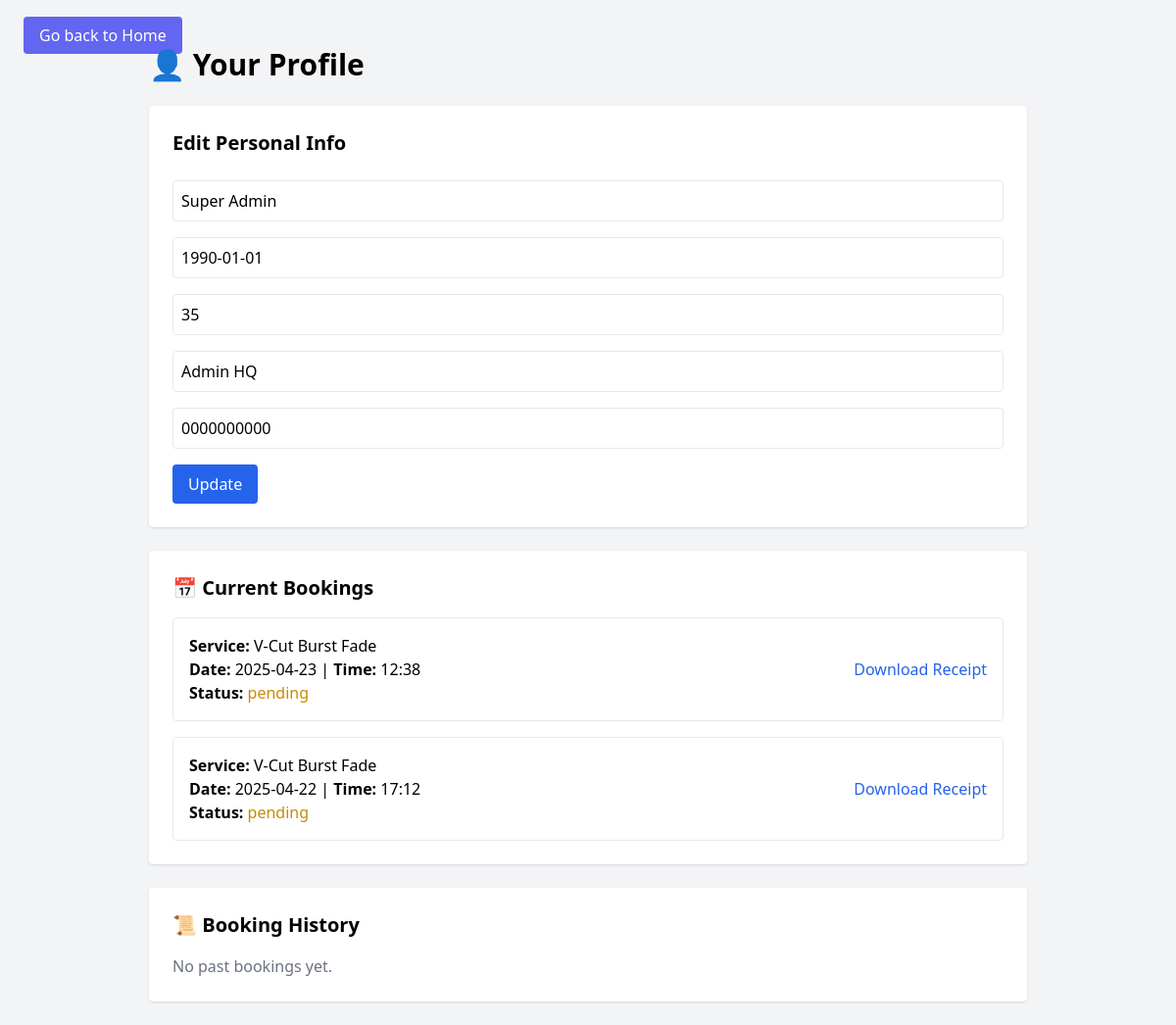
The app's page /profile (signed in), older data.
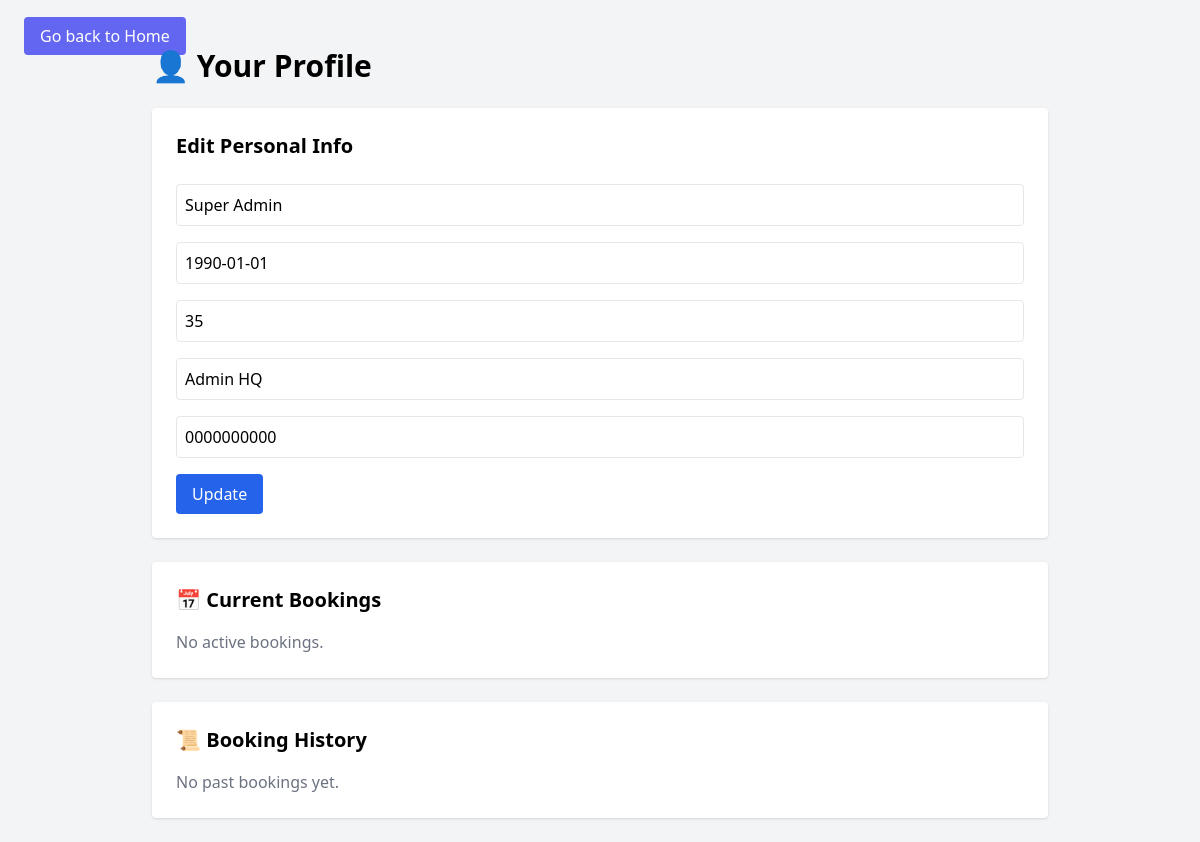
The same page, newer data.
### app/models.py (models this page shows, shortened)
class Booking(db.Model):
    id = db.Column(db.Integer, primary_key=True)
    user_id = db.Column(db.Integer, db.ForeignKey('user.id'), nullable=False)
    service = db.Column(db.String(100))  # Name of the service
    date = db.Column(db.String(20))
    time = db.Column(db.String(20))
    order_code = db.Column(db.String(10), unique=True)
    status = db.Column(db.String(20), default='pending')
    timestamp = db.Column(db.DateTime, default=datetime.utcnow)
    payment_status = db.Column(db.String(20), default='unpaid')

### app/routes.py (the view, shortened to what this page needs)
@main.route('/profile', methods=['GET', 'POST'])
@login_required
def profile():
    bookings = Booking.query.filter_by(user_id=current_user.id).order_by(Booking.date.desc()).all()
    active = [b for b in bookings if b.status != 'paid']
    history = [b for b in bookings if b.status == 'paid']
    return render_template('profile.html', active_bookings=active, history=history)

### app/routes.py (called while the page is built)
@login_manager.user_loader
def load_user(user_id):
    return User.query.get(int(user_id))

### app/templates/profile.html (shortened to what this page needs)
<!DOCTYPE html>
<html lang="en">
<head>
  <script src="https://cdn.tailwindcss.com"></script>
</head>
<body class="bg-gray-100 p-6">
    <a href="{{ url_for('main.base') }}" class="bg-indigo-500 text-white px-4 py-2 rounded hover:bg-indigo-600 justify-center">
        Go back to Home
      </a>
  <div class="max-w-4xl mx-auto">
    <h1 class="text-3xl font-bold mb-6">👤 Your Profile</h1>
    <form method="POST" class="bg-white p-6 rounded shadow mb-6 grid gap-4">
      <h2 class="text-xl font-semibold mb-2">Edit Personal Info</h2>
      <input name="full_name" value="{{ current_user.full_name }}" class="p-2 border rounded" placeholder="Full Name">
      <input name="birthdate" value="{{ current_user.birthdate }}" class="p-2 border rounded" placeholder="Birthdate">
      <input name="age" value="{{ current_user.age }}" class="p-2 border rounded" placeholder="Age">
      <input name="address" value="{{ current_user.address }}" class="p-2 border rounded" placeholder="Address">
      <input name="contact" value="{{ current_user.contact }}" class="p-2 border rounded" placeholder="Contact Number">
      <button class="bg-blue-600 text-white px-4 py-2 rounded hover:bg-blue-700 w-fit">Update</button>
    </form>
    <div class="bg-white p-6 rounded shadow mb-6">
      <h2 class="text-xl font-semibold mb-4">📅 Current Bookings</h2>
      {% if active_bookings %}
        <ul class="space-y-4">
          {% for b in active_bookings %}
          <li class="border p-4 rounded flex justify-between items-center">
            <div>
              <p><strong>Service:</strong> {{ b.service }}</p>
              <p><strong>Date:</strong> {{ b.date }} | <strong>Time:</strong> {{ b.time }}</p>
              <p><strong>Status:</strong> <span class="text-yellow-600">{{ b.status }}</span></p>
            </div>
            {% if b.status != 'paid' %}
            <a href="{{ url_for('main.receipt', order_code=b.order_code) }}"
               class="text-blue-600 hover:underline">Download Receipt</a>
            {% endif %}
          </li>
          {% endfor %}
        </ul>
      {% else %}
        <p class="text-gray-500">No active bookings.</p>
      {% endif %}
    </div>
    <div class="bg-white p-6 rounded shadow">
      <h2 class="text-xl font-semibold mb-4">📜 Booking History</h2>
      {% if history %}
        <ul class="space-y-4">
          {% for b in history %}
          <li class="border p-4 rounded">
            <p><strong>Service:</strong> {{ b.service }}</p>
            <p><strong>Date:</strong> {{ b.date }} | <strong>Time:</strong> {{ b.time }}</p>
            <p><strong>Status:</strong> <span class="text-green-600">{{ b.status }}</span></p>
          </li>
          {% endfor %}
        </ul>
      {% else %}
        <p class="text-gray-500">No past bookings yet.</p>
      {% endif %}
    </div>
  </div>
</body>
</html>

Row changes from the older to the newer data that the page shows:
no longer on this page (row edited): Booking: service "V-Cut Burst Fade", date "2025-04-23", time "12:38", status "pending"
no longer on this page (row edited): Booking: service "V-Cut Burst Fade", date "2025-04-22", time "17:12", status "pending"
Text that changed along with them:
text now shown: "No active bookings."
